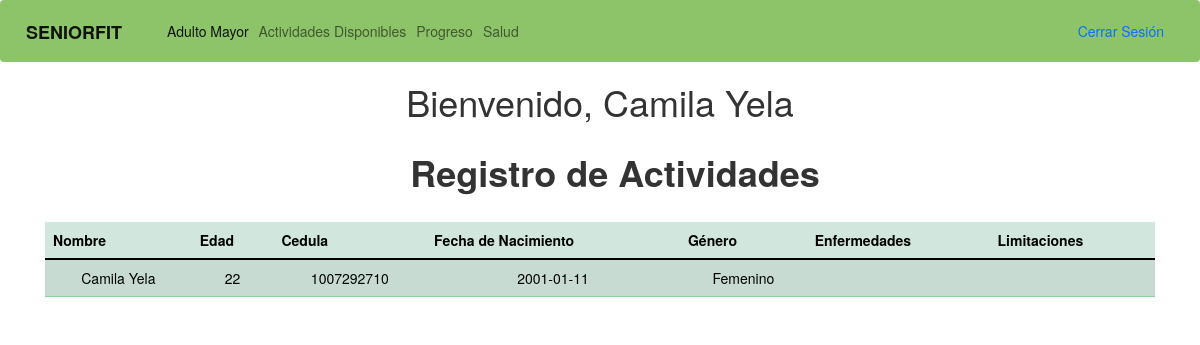
Page /salud.php (signed in) on the committed database.
### tables this page shows
CREATE TABLE `usuarios` (
  `id` int(6) UNSIGNED NOT NULL,
  `nombre` varchar(50) NOT NULL,
  `edad` int(3) NOT NULL,
  `fecha_nacimiento` date NOT NULL,
  `genero` varchar(10) NOT NULL,
  `tipo_usuario` varchar(20) NOT NULL,
  `email` varchar(50) NOT NULL,
  `password` varchar(10) NOT NULL,
  `nombre_usuario` varchar(10) NOT NULL,
  `fecha_registro` timestamp NOT NULL DEFAULT current_timestamp() ON UPDATE current_timestamp(),
  `cedula` varchar(15) DEFAULT NULL,
  `telefono` varchar(10) DEFAULT NULL,
  `enfermedades` text DEFAULT NULL,
  `limitaciones` text DEFAULT NULL
);

### salud.php (the view, shortened to what this page needs)
<!DOCTYPE html>
<html lang="en">
<head>
    <link href="https://cdn.jsdelivr.net/npm/bootstrap@5.3.0-alpha1/dist/css/bootstrap.min.css" rel="stylesheet">
    <link rel="stylesheet" href="https://maxcdn.bootstrapcdn.com/bootstrap/3.4.1/css/bootstrap.min.css">
    <link rel="stylesheet" href="https://stackpath.bootstrapcdn.com/bootstrap/4.5.2/css/bootstrap.min.css"
>
    <link rel="stylesheet" href="style/styles.css">
</head>
<body>
    <?php
      include 'base_adulto.php';
      $nombre_usu =  $_SESSION['nombre_usuario'];
      $bd = conectar();
      $query = "SELECT * FROM usuarios Where nombre_usuario = '$nombre_usu'";
      $result = mysqli_query($bd, $query);
      $row = mysqli_fetch_array($result);
      echo "<h1> Bienvenido, " . $row['nombre'] . " </h1>";
    ?>
     <div class="container">
    <table class="table">
    <div class="container">
      <div class="row">
        <div class="col-md-12 mx-auto d-block">
        <h1 class="text"> <strong>Registro de Actividades</strong></h1>
        <table class="table table-success table-striped ">
            <thead>
                    <tr>
                        <th>Nombre</th>
                        <th>Edad</th>
                        <th>Cedula</th>
                        <th>Fecha de Nacimiento</th>
                        <th>Género</th>
                        <th>Enfermedades</th>
                        <th>Limitaciones</th>
                    </tr>
                </thead>
                <tbody>
                    <?php
                        echo "<tr>";
                        echo "<td>" . $row['nombre'] . "</td>";
                        echo "<td>" . $row['edad'] . "</td>";
                        echo "<td>" . $row['cedula'] . "</td>";
                        echo "<td>" . $row['fecha_nacimiento'] . "</td>";
                        echo "<td>" . $row['genero'] . "</td>";
                        echo "<td>" . $row['enfermedades'] . "</td>";
                        echo "<td>" . $row['limitaciones'] . "</td>";
                        echo "</tr>";
                    ?>
            </tbody>
        </table>
        </div>
      </div>
    </div>
</body>
</html>

### style/styles.css (style rules this page uses)
* { margin: 0px; }
h1 { color:rgb(42, 179, 83); text-align: center; font-size: 50px; }
body { font-family:"Tahoma"; text-align: center; background-color: rgb(10, 3, 3); }

### rows in the picture
usuarios: nombre "Camila Yela", edad "22", cedula "1007292710", fecha_nacimiento "2001-01-11", genero "Femenino"
